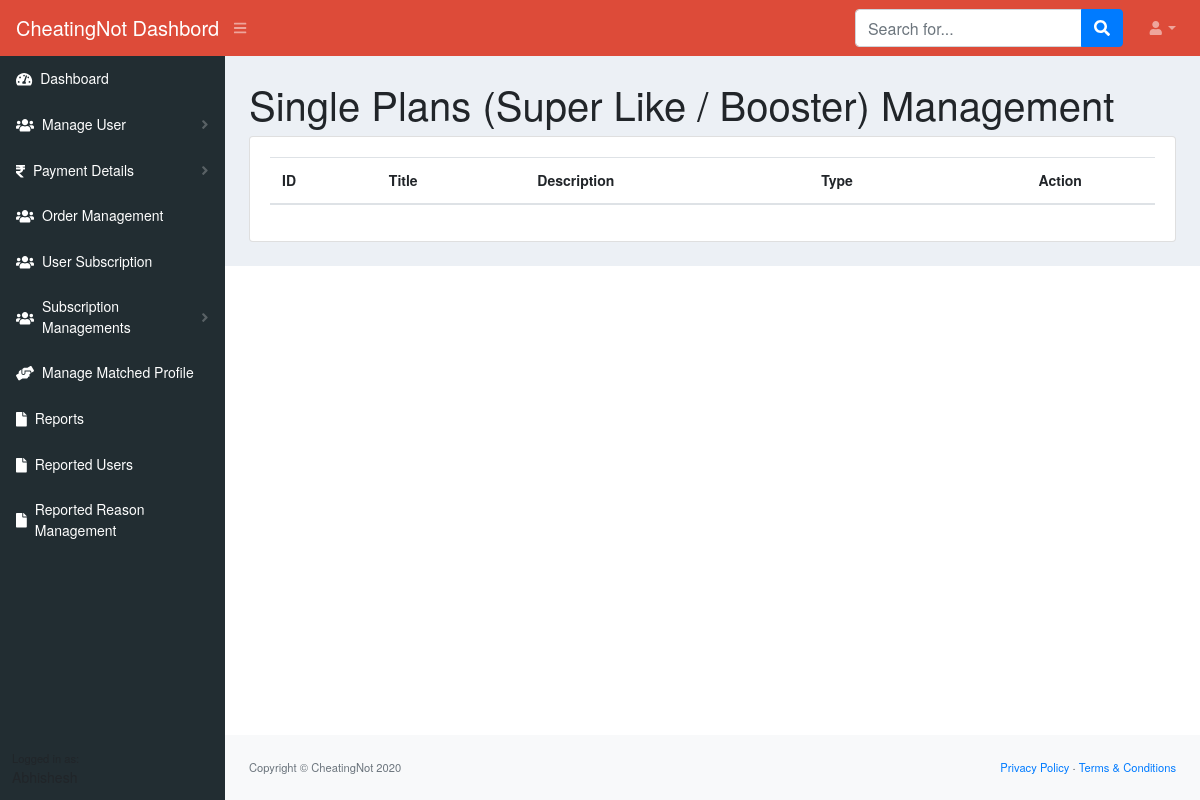
Before: /userSubscription/singlePlan/ with the older database file.
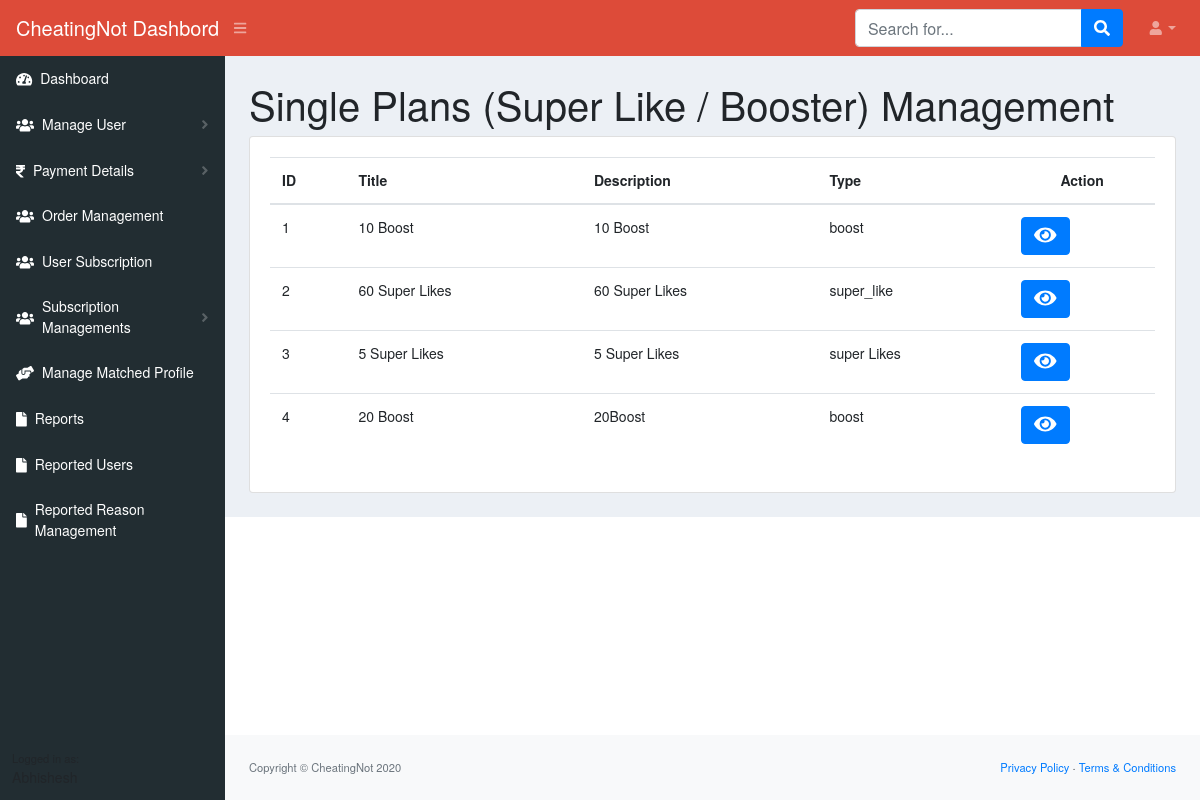
After: the same page with the newer database file.
### cheatingdash/models.py (models this page shows, shortened)
class singlePlans(models.Model):
    title=models.CharField(max_length=100,null=True, blank=True)
    description=models.CharField(max_length=100,null=True, blank=True)
    Ty=models.CharField(max_length=100,null=True, blank=True)
    class Meta:
        app_label = 'cheatingdash'

### cheatingdash/views.py (the view)
# urls.py: path('userSubscription/singlePlan/',views.singlePlan,name='singlePlan')
def singlePlan(request):
    singlePlane=singlePlans.objects.all()
    return render(request,'singleplan.html',{'singlePlan':singlePlane})

### templates/singleplan.html (shortened to what the changed rows need)
{% load static %}
<!DOCTYPE html>
<html lang="en">
    <head>
        <link rel="stylesheet" href="{% static 'css/main.css' %}">
        <link href="https://cdn.datatables.net/1.10.20/css/dataTables.bootstrap4.min.css" rel="stylesheet" />
    </head>
    <body class="sb-nav-fixed">
        <div id="layoutSidenav">
            <div id="layoutSidenav_content">
                <main style="background-color: #ecf0f5;">
                    <div class="container-fluid">
                        <h1 class="mt-4">Single Plans (Super Like / Booster) Management</h1>
                        <div class="card mb-4">
                            <div class="card-body">
                                <div class="table-responsive">
                                 <table class="table">
    <thead>
        <tr>
            <th>ID</th>
            <th>Title</th>
            <th>Description</th>
            <th>Type</th>
            <th colspan="3" class="text-center">Action</th>
        </tr>
    </thead>
    <tbody>
        {% for single in singlePlan %}
       <tr>
        <td>{{single.id}}</td>
        <td>{{single.title}}</td>
        <td>{{single.description}}</td>
        <td>{{single.Ty}}</td>
        <td><a href="#" rel="noopener noreferrer" class="btn btn-xs btn-primary"  ><i  style="font-size:20px"class="fa fa-eye"></i>
</a></td>
       </tr>
       {% endfor %}
    </tbody>
</table>
                                </div>
                            </div>
                        </div>
                    </div>
                </main>
            </div>
        </div>
    </body>
</html>

Changed rows visible on the page:
added singlePlans: id "1", title "10 Boost", description "10 Boost", Ty "boost"
added singlePlans: id "2", title "60 Super Likes", description "60 Super Likes", Ty "super_like"
added singlePlans: id "3", title "5 Super Likes", description "5 Super Likes", Ty "super Likes"
added singlePlans: id "4", title "20 Boost", description "20Boost", Ty "boost"
